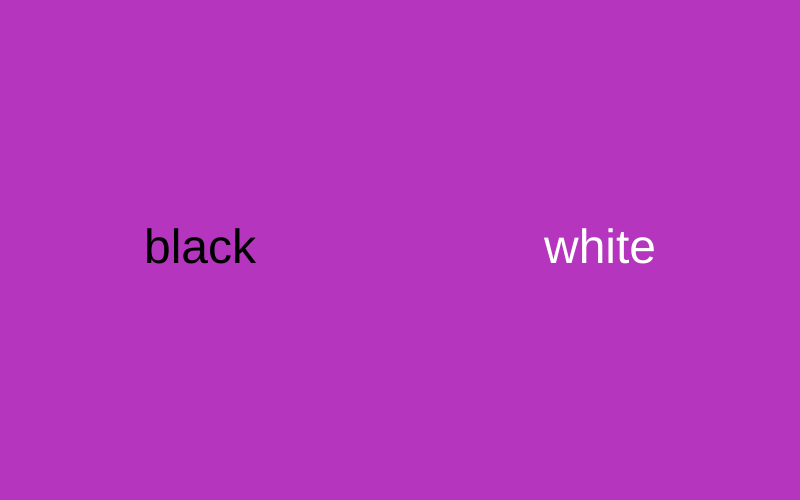
Frame 1 (no input)
Frame 2 (the mouse pressed at the canvas centre, redrawn once): identical to frame 1, image omitted

The p5.js sketch that drew this single still picture (run headless with seeded random() and noise() and a simulated clock; the mouse was pressed at the canvas centre and the sketch redrawn once):

// p5.js sketch
// ── sketch.js
let r,g,b;

function setup(){
    let nn = new NeuralNetwork(3,3,2);
    nn.setLearningRate(0.1);
    noLoop();
    createCanvas(800,500);
    pickColor();
}

function pickColor(){
    r = random(255);
    g = random(255);
    b = random(255);
    redraw();
}

function mouseClicked(){
    pickColor();
}

function draw(){
    background(r,g,b);
    textAlign(CENTER,CENTER);
    let blackX = width/4;
    let blackY = height/2;
    let whiteX = width*3/4;
    let whiteY = height/2;
    textSize(48);
    fill(0);
    text("black",blackX,blackY);
    fill(255);
    text("white",whiteX,whiteY);

}


// ── matrix.js
function getRandomInt(min, max) {
    return Math.floor(Math.random() * (max - min + 1)) + min;
}


class Matrix{
    
    constructor(rows,columns){
        this.rows = rows;
        this.cols = columns;
        this.data = [];

        for(let i = 0;i < rows;i++){
            this.data[i] = [];
            for(let j = 0; j < columns;j++){
                this.data[i][j] = 0;
            }
        }
    }

    static fromArray(arr){
        let c = new Matrix(arr.length,1);
        for(let i = 0; i < arr.length;i++){
            c.data[i][0] = arr[i];
        }
        return c;
    }
    
    static subtract(a,b){
        //return new matrix that's a-b
        let result = new Matrix(a.rows,a.cols);
        for(let i = 0;i < result.rows;i++){
            for(let j = 0;j < result.cols;j++){
                result.data[i][j] = a.data[i][j] - b.data[i][j];
            }
        }
        return result;
    }
    
    
    
    toArray(){
        let arr = [];
        for(let i = 0;i < this.rows;i++){
            for(let j = 0;j < this.cols;j++){
                arr.push(this.data[i][j]);
            }  
        }
        return arr;
    }
    
    static multiply(a,b){
        //Matrix Product
        if(a.cols !== b.rows){
            console.log("cols and rows don't match for matrix multiplication")
            return undefined;
        }
        let result = new Matrix(a.rows,b.cols);
        for(let i = 0;i < result.rows;i++){
            for(let j = 0; j < result.cols;j++){
                //Val is = to dot product
                result.data[i][j] = 0;
                for (let k = 0; k < a.cols;k++){
                    result.data[i][j] += a.data[i][k]*b.data[k][j];
                }
            }
        }
        return result;
    }

    
    static scale(matrix, n) {
        let result = new Matrix(matrix.rows,matrix.cols);
    
        for (let i = 0;i < matrix.rows;i++){
            for(let j = 0;j < matrix.cols;j++){
                result.data[i][j] = matrix.data[i][j] * n;
            }
        }
        return result;
    }
    
    static elt_multiply(a,b){
        let result = new Matrix(a.rows,a.cols);
        for(let i = 0;i < result.rows;i++){
            for(let j = 0;j < result.cols;j++){
                result.data[i][j] = a.data[i][j] * b.data[i][j];
            }
        }
        return result;
    }
    
    add(n) {
        if (n instanceof Matrix){
            for (let i = 0;i < this.rows;i++){
                for(let j = 0;j < this.cols;j++){
                    this.data[i][j] += n.data[i][j];
                }
            }
        } else{
            for (let i = 0;i < this.rows;i++){
                for(let j = 0;j < this.cols;j++){
                    this.data[i][j] += n;
                }
            }
        }
    }
    
    static add(m1,m2){
        let result = new Matrix(m1.rows,m2.cols);
        for (let i = 0;i < this.rows;i++){
            for(let j = 0;j < this.cols;j++){
                result.data[i][j] += m1.data[i][j] + m2.data[i][j];
            }
        }
        return result;
    }

    static subtract(a,b){
        if(a.rows != b.rows || a.cols != b.cols){throw Error("need to give matrices of same dimension!");}
        let c = new Matrix(a.rows,b.cols);
        for(let i = 0;i < c.rows;i++){
            for(let j = 0;j < c.cols;j++){
                c.data[i][j] = a.data[i][j] - b.data[i][j];
            }
        }
        return c;

    }
    
    static randomize(matrix){
        let result = new Matrix(matrix.rows,matrix.cols);
        for (let i = 0;i < matrix.rows;i++){
            for(let j = 0;j < matrix.cols;j++){
                result.data[i][j] = getRandomInt(-10,10);
            }
        }
        return result;
    }
    
    static transpose(a){
        let t = new Matrix(a.cols,a.rows);
        for(let i = 0;i < t.rows;i++){
            for(let j = 0;j < t.cols;j++){
                t.data[i][j] = a.data[j][i];
            }
        }
        return t;
    }
    
    print(){
        console.table(this.data);
    }
    
    //applies some function to every element of the matrix
    map(fn){
        for (let i = 0;i < this.rows;i++){
            for(let j = 0;j < this.cols;j++){
                this.data[i][j] = fn(this.data[i][j],i,j);
            }
        }
    }

    static map(a,fn){
        let result = new Matrix(a.rows,a.cols);
        for(let i = 0;i < a.rows;i++){
            for(let j = 0;j < a.cols;j++){
                result.data[i][j] = fn(a.data[i][j],i,j);
            }
        }
        return result;
    }
    
}


// ── nn.js

function sigmoid(x){
    return 1/(1+Math.exp(-x));
}

function dsigmoid(y){
    //return sigmoid(x)*(1-sigmoid(x));
    return y*(1-y);
}

function computeNextLayer(curr,weights,bias){
    let res = Matrix.multiply(weights,curr);
    res.add(bias);
    res.map(sigmoid)
    return res;
}

function equal(arr1,arr2){
    if (arr1.length != arr2.length){ return false;}
    for (let i = 0; i < arr1.length;i++){
        if (arr1[i] !== arr2[i]){return false;}
    }
    return true;
}

class NeuralNetwork{
    constructor(input,hidden,output){
        this.input_nodes = input;
        this.hidden_nodes = hidden;
        this.output_nodes = output;
        this.learning_rate = 0.001;

        this.weights_hi = Matrix.randomize(new Matrix(this.hidden_nodes,this.input_nodes));
        this.weights_oh = Matrix.randomize(new Matrix(this.output_nodes,this.hidden_nodes));

        this.bias_h = Matrix.randomize(new Matrix(this.hidden_nodes,1));
        this.bias_o = Matrix.randomize(new Matrix(this.output_nodes,1));

        this.hidden_values = new Matrix(this.hidden_nodes,1);
        this.output_values = new Matrix(this.output_nodes,1);
    }

    feedforward(inputs){
        if(!Array.isArray(inputs)){throw TypeError("Input should be an array!");}
        let input_matr = Matrix.fromArray(inputs);
        //we can compute the next layer by doing weights*prev_layer + bias
        let hidden_matr = computeNextLayer(input_matr,this.weights_hi,this.bias_h);
        this.hidden_values = hidden_matr;

        let output_matr = computeNextLayer(hidden_matr,this.weights_oh,this.bias_o);
        this.output_values = output_matr;

        return output_matr.toArray();
    }

    train(inputs,targets){
        let output = Matrix.fromArray(this.feedforward(inputs));
        targets = Matrix.fromArray(targets);
        let output_errors = Matrix.subtract(targets,output);

        //deltaW = lr*Err(O*(1-O))*H^T 
        let gradients = Matrix.map(output,dsigmoid);

        //originally he has gradients.multiply(output_errors)
        gradients = Matrix.elt_multiply(output_errors,gradients);
        gradients = Matrix.scale(gradients,this.learning_rate);

        let hidden_T = Matrix.transpose(this.hidden_values);
        let weight_oh_deltas = Matrix.multiply(gradients,hidden_T);
        this.weights_oh.add(weight_oh_deltas);
        this.bias_o.add(gradients);

        let hidden_errors = Matrix.multiply(Matrix.transpose(this.weights_oh),output_errors);

        let hidden_gradient = Matrix.map(this.hidden_values,dsigmoid);
        hidden_gradient = Matrix.elt_multiply(hidden_errors,hidden_gradient);
        hidden_gradient = Matrix.scale(hidden_gradient,this.learning_rate);

        let input_T = Matrix.transpose(Matrix.fromArray(inputs));
        let weights_hi_deltas = Matrix.multiply(hidden_gradient,input_T);
        this.weights_hi.add(weights_hi_deltas);
        this.bias_h.add(hidden_gradient);
    }

    setLearningRate(new_rate){
        this.learning_rate = new_rate;
    }
}
